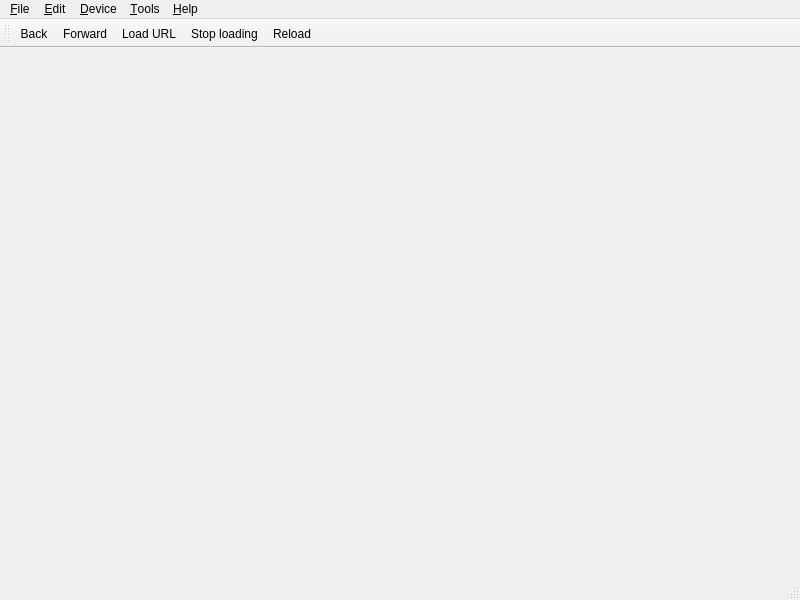
<?xml version="1.0" encoding="UTF-8"?>
<ui version="4.0">
 <class>MainWindow</class>
 <widget class="QMainWindow" name="MainWindow">
  <property name="geometry">
   <rect>
    <x>0</x>
    <y>0</y>
    <width>800</width>
    <height>600</height>
   </rect>
  </property>
  <property name="windowTitle">
   <string>MainWindow</string>
  </property>
  <widget class="QWidget" name="centralwidget"/>
  <widget class="QMenuBar" name="menubar">
   <property name="geometry">
    <rect>
     <x>0</x>
     <y>0</y>
     <width>800</width>
     <height>21</height>
    </rect>
   </property>
   <widget class="QMenu" name="menu_File">
    <property name="title">
     <string>&amp;File</string>
    </property>
    <addaction name="actionNewWindow"/>
    <addaction name="action_Close"/>
    <addaction name="separator"/>
    <addaction name="actionLoadURL"/>
    <addaction name="actionReload"/>
    <addaction name="separator"/>
    <addaction name="actionQuit"/>
   </widget>
   <widget class="QMenu" name="menu_Edit">
    <property name="title">
     <string>&amp;Edit</string>
    </property>
    <addaction name="actionPreferences"/>
   </widget>
   <widget class="QMenu" name="menu_OS">
    <property name="title">
     <string>&amp;Device</string>
    </property>
    <widget class="QMenu" name="menu_Rotation">
     <property name="title">
      <string>&amp;Rotation</string>
     </property>
     <addaction name="actionVertical"/>
     <addaction name="actionHorizontal"/>
    </widget>
    <widget class="QMenu" name="menu_Screen">
     <property name="title">
      <string>&amp;Screen</string>
     </property>
     <addaction name="action320x400"/>
     <addaction name="action320x480"/>
     <addaction name="action480x800"/>
     <addaction name="action1024x768"/>
    </widget>
    <widget class="QMenu" name="menu_OS_2">
     <property name="title">
      <string>&amp;OS</string>
     </property>
     <addaction name="actionIOS"/>
     <addaction name="actionAndroid"/>
     <addaction name="actionWebOS"/>
     <addaction name="actionWinPhone7"/>
    </widget>
    <addaction name="menu_OS_2"/>
    <addaction name="menu_Screen"/>
    <addaction name="menu_Rotation"/>
   </widget>
   <widget class="QMenu" name="menu_Help">
    <property name="title">
     <string>&amp;Help</string>
    </property>
    <addaction name="actionAbout"/>
   </widget>
   <widget class="QMenu" name="menu_Tools">
    <property name="title">
     <string>&amp;Tools</string>
    </property>
    <addaction name="actionInspector"/>
   </widget>
   <addaction name="menu_File"/>
   <addaction name="menu_Edit"/>
   <addaction name="menu_OS"/>
   <addaction name="menu_Tools"/>
   <addaction name="menu_Help"/>
  </widget>
  <widget class="QStatusBar" name="statusbar"/>
  <widget class="QToolBar" name="toolBar">
   <property name="windowTitle">
    <string>toolBar</string>
   </property>
   <attribute name="toolBarArea">
    <enum>TopToolBarArea</enum>
   </attribute>
   <attribute name="toolBarBreak">
    <bool>false</bool>
   </attribute>
   <addaction name="actionBack"/>
   <addaction name="actionForward"/>
   <addaction name="actionLoadURL"/>
   <addaction name="actionStop"/>
   <addaction name="actionReload"/>
  </widget>
  <action name="actionNewWindow">
   <property name="text">
    <string>&amp;New Window...</string>
   </property>
   <property name="shortcut">
    <string>Ctrl+N</string>
   </property>
  </action>
  <action name="actionLoadURL">
   <property name="text">
    <string>&amp;Load URL...</string>
   </property>
   <property name="shortcut">
    <string>Ctrl+L</string>
   </property>
  </action>
  <action name="actionReload">
   <property name="icon">
    <iconset resource="../qrc/mobileondesktop.qrc">
     <normaloff>:/view-refresh.png</normaloff>:/view-refresh.png</iconset>
   </property>
   <property name="text">
    <string>&amp;Reload</string>
   </property>
   <property name="shortcut">
    <string>Ctrl+R</string>
   </property>
  </action>
  <action name="actionQuit">
   <property name="text">
    <string>&amp;Quit</string>
   </property>
   <property name="shortcut">
    <string>Ctrl+Q</string>
   </property>
  </action>
  <action name="actionPreferences">
   <property name="text">
    <string>Preferences...</string>
   </property>
   <property name="shortcut">
    <string>Ctrl+;</string>
   </property>
  </action>
  <action name="actionVertical">
   <property name="checkable">
    <bool>true</bool>
   </property>
   <property name="checked">
    <bool>true</bool>
   </property>
   <property name="text">
    <string>Vertical</string>
   </property>
   <property name="shortcut">
    <string>Ctrl+V</string>
   </property>
  </action>
  <action name="actionHorizontal">
   <property name="checkable">
    <bool>true</bool>
   </property>
   <property name="text">
    <string>Horizontal</string>
   </property>
   <property name="shortcut">
    <string>Ctrl+H</string>
   </property>
  </action>
  <action name="action320x400">
   <property name="checkable">
    <bool>true</bool>
   </property>
   <property name="checked">
    <bool>false</bool>
   </property>
   <property name="text">
    <string>320x400</string>
   </property>
  </action>
  <action name="action320x480">
   <property name="checkable">
    <bool>true</bool>
   </property>
   <property name="checked">
    <bool>true</bool>
   </property>
   <property name="text">
    <string>320x480</string>
   </property>
  </action>
  <action name="actionIOS">
   <property name="checkable">
    <bool>true</bool>
   </property>
   <property name="checked">
    <bool>true</bool>
   </property>
   <property name="text">
    <string>iPhone 4</string>
   </property>
  </action>
  <action name="actionAndroid">
   <property name="checkable">
    <bool>true</bool>
   </property>
   <property name="text">
    <string>&amp;Android 2.2</string>
   </property>
  </action>
  <action name="actionWebOS">
   <property name="checkable">
    <bool>true</bool>
   </property>
   <property name="text">
    <string>Web OS 1.4</string>
   </property>
  </action>
  <action name="actionAbout">
   <property name="text">
    <string>&amp;About...</string>
   </property>
  </action>
  <action name="actionBack">
   <property name="icon">
    <iconset resource="../qrc/mobileondesktop.qrc">
     <normaloff>:/go-previous.png</normaloff>:/go-previous.png</iconset>
   </property>
   <property name="text">
    <string>Back</string>
   </property>
   <property name="shortcut">
    <string>Alt+Left</string>
   </property>
  </action>
  <action name="actionForward">
   <property name="icon">
    <iconset resource="../qrc/mobileondesktop.qrc">
     <normaloff>:/go-next.png</normaloff>:/go-next.png</iconset>
   </property>
   <property name="text">
    <string>Forward</string>
   </property>
   <property name="shortcut">
    <string>Alt+Right</string>
   </property>
  </action>
  <action name="actionStop">
   <property name="icon">
    <iconset resource="../qrc/mobileondesktop.qrc">
     <normaloff>:/window-close.png</normaloff>:/window-close.png</iconset>
   </property>
   <property name="text">
    <string>Stop loading</string>
   </property>
   <property name="shortcut">
    <string>Ctrl+.</string>
   </property>
  </action>
  <action name="actionInspector">
   <property name="text">
    <string>&amp;Inspector...</string>
   </property>
   <property name="shortcut">
    <string>F12</string>
   </property>
  </action>
  <action name="action_Close">
   <property name="text">
    <string>&amp;Close</string>
   </property>
   <property name="shortcut">
    <string>Ctrl+W</string>
   </property>
  </action>
  <action name="action1024x768">
   <property name="checkable">
    <bool>true</bool>
   </property>
   <property name="text">
    <string>1024x768</string>
   </property>
  </action>
  <action name="actionWinPhone7">
   <property name="checkable">
    <bool>true</bool>
   </property>
   <property name="text">
    <string>Windows Phone 7</string>
   </property>
  </action>
  <action name="action480x800">
   <property name="checkable">
    <bool>true</bool>
   </property>
   <property name="text">
    <string>480x800</string>
   </property>
  </action>
 </widget>
 <resources>
  <include location="../qrc/mobileondesktop.qrc"/>
 </resources>
 <connections/>
</ui>
